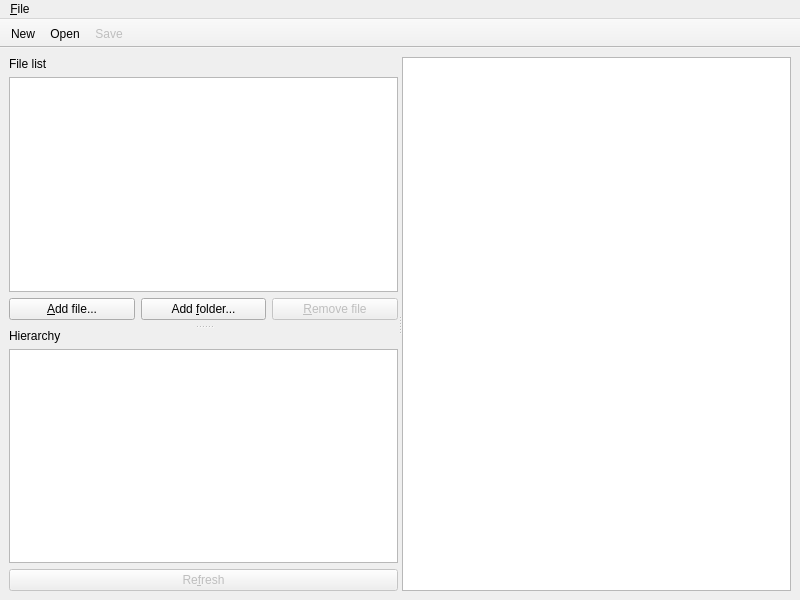
<?xml version="1.0" encoding="UTF-8"?>
<ui version="4.0">
 <class>MainWindow</class>
 <widget class="QMainWindow" name="MainWindow">
  <property name="geometry">
   <rect>
    <x>0</x>
    <y>0</y>
    <width>800</width>
    <height>600</height>
   </rect>
  </property>
  <property name="windowTitle">
   <string>Lambila</string>
  </property>
  <widget class="QWidget" name="centralWidget">
   <layout class="QVBoxLayout" name="verticalLayout_2">
    <item>
     <widget class="QSplitter" name="horizontalSplitter">
      <property name="orientation">
       <enum>Qt::Orientation::Horizontal</enum>
      </property>
      <widget class="QSplitter" name="verticalSplitter">
       <property name="orientation">
        <enum>Qt::Orientation::Vertical</enum>
       </property>
       <widget class="QWidget" name="verticalLayoutWidget">
        <layout class="QVBoxLayout" name="verticalLayout">
         <property name="bottomMargin">
          <number>5</number>
         </property>
         <item>
          <widget class="QLabel" name="fileListLabel">
           <property name="text">
            <string>File list</string>
           </property>
          </widget>
         </item>
         <item>
          <widget class="QTreeWidget" name="fileTreeWidget">
           <property name="alternatingRowColors">
            <bool>true</bool>
           </property>
           <property name="selectionMode">
            <enum>QAbstractItemView::SelectionMode::ExtendedSelection</enum>
           </property>
           <property name="sortingEnabled">
            <bool>true</bool>
           </property>
           <attribute name="headerVisible">
            <bool>false</bool>
           </attribute>
           <column>
            <property name="text">
             <string notr="true">1</string>
            </property>
           </column>
          </widget>
         </item>
         <item>
          <layout class="QHBoxLayout" name="fileButtonsLayout">
           <item>
            <widget class="QPushButton" name="fileAddButton">
             <property name="text">
              <string>&amp;Add file...</string>
             </property>
             <property name="icon">
              <iconset theme="list-add" resource="../resources/resources.qrc">
               <normaloff>:/icons/list-add.svg</normaloff>:/icons/list-add.svg</iconset>
             </property>
            </widget>
           </item>
           <item>
            <widget class="QPushButton" name="folderAddButton">
             <property name="text">
              <string>Add &amp;folder...</string>
             </property>
             <property name="icon">
              <iconset resource="../resources/resources.qrc">
               <normaloff>:/icons/folder.svg</normaloff>:/icons/folder.svg</iconset>
             </property>
            </widget>
           </item>
           <item>
            <widget class="QPushButton" name="fileRemoveButton">
             <property name="enabled">
              <bool>false</bool>
             </property>
             <property name="text">
              <string>&amp;Remove file</string>
             </property>
             <property name="icon">
              <iconset theme="list-remove" resource="../resources/resources.qrc">
               <normaloff>:/icons/list-remove.svg</normaloff>:/icons/list-remove.svg</iconset>
             </property>
            </widget>
           </item>
          </layout>
         </item>
        </layout>
       </widget>
       <widget class="QWidget" name="layoutWidget">
        <layout class="QVBoxLayout" name="hierarchyLayout">
         <item>
          <widget class="QLabel" name="hierarchyLabel">
           <property name="text">
            <string>Hierarchy</string>
           </property>
          </widget>
         </item>
         <item>
          <widget class="QTreeWidget" name="hierarchyTreeWidget">
           <attribute name="headerVisible">
            <bool>false</bool>
           </attribute>
           <column>
            <property name="text">
             <string notr="true">1</string>
            </property>
           </column>
          </widget>
         </item>
         <item>
          <widget class="QPushButton" name="refreshButton">
           <property name="enabled">
            <bool>false</bool>
           </property>
           <property name="text">
            <string>Re&amp;fresh</string>
           </property>
           <property name="icon">
            <iconset theme="list-add" resource="../resources/resources.qrc">
             <normaloff>:/icons/view-refresh.svg</normaloff>:/icons/view-refresh.svg</iconset>
           </property>
          </widget>
         </item>
        </layout>
       </widget>
      </widget>
      <widget class="QWidget" name="verticalLayoutWidget_2">
       <layout class="QVBoxLayout" name="rightLayout">
        <item>
         <widget class="QTextEdit" name="logTextEdit">
          <property name="readOnly">
           <bool>true</bool>
          </property>
         </widget>
        </item>
       </layout>
      </widget>
     </widget>
    </item>
   </layout>
  </widget>
  <widget class="QMenuBar" name="menuBar">
   <property name="geometry">
    <rect>
     <x>0</x>
     <y>0</y>
     <width>800</width>
     <height>19</height>
    </rect>
   </property>
   <widget class="QMenu" name="menu_File">
    <property name="title">
     <string>&amp;File</string>
    </property>
    <addaction name="actionNew"/>
    <addaction name="actionOpen"/>
    <addaction name="separator"/>
    <addaction name="actionSave"/>
    <addaction name="actionSaveAs"/>
    <addaction name="separator"/>
    <addaction name="actionExit"/>
   </widget>
   <addaction name="menu_File"/>
  </widget>
  <widget class="QToolBar" name="toolBar">
   <property name="windowTitle">
    <string>toolBar</string>
   </property>
   <property name="movable">
    <bool>false</bool>
   </property>
   <property name="floatable">
    <bool>false</bool>
   </property>
   <attribute name="toolBarArea">
    <enum>TopToolBarArea</enum>
   </attribute>
   <attribute name="toolBarBreak">
    <bool>false</bool>
   </attribute>
   <addaction name="actionNew"/>
   <addaction name="actionOpen"/>
   <addaction name="actionSave"/>
  </widget>
  <action name="actionExit">
   <property name="icon">
    <iconset theme="application-exit"/>
   </property>
   <property name="text">
    <string>E&amp;xit</string>
   </property>
   <property name="shortcut">
    <string>Ctrl+Q</string>
   </property>
   <property name="menuRole">
    <enum>QAction::MenuRole::QuitRole</enum>
   </property>
  </action>
  <action name="actionNew">
   <property name="icon">
    <iconset theme="document-new" resource="../resources/resources.qrc">
     <normaloff>:/icons/document-new.svg</normaloff>:/icons/document-new.svg</iconset>
   </property>
   <property name="text">
    <string>&amp;New...</string>
   </property>
   <property name="shortcut">
    <string>Ctrl+N</string>
   </property>
  </action>
  <action name="actionOpen">
   <property name="icon">
    <iconset theme="document-open" resource="../resources/resources.qrc">
     <normaloff>:/icons/document-open.svg</normaloff>:/icons/document-open.svg</iconset>
   </property>
   <property name="text">
    <string>&amp;Open...</string>
   </property>
   <property name="shortcut">
    <string>Ctrl+O</string>
   </property>
  </action>
  <action name="actionSave">
   <property name="enabled">
    <bool>false</bool>
   </property>
   <property name="icon">
    <iconset theme="document-save" resource="../resources/resources.qrc">
     <normaloff>:/icons/document-save.svg</normaloff>:/icons/document-save.svg</iconset>
   </property>
   <property name="text">
    <string>&amp;Save</string>
   </property>
   <property name="shortcut">
    <string>Ctrl+S</string>
   </property>
  </action>
  <action name="actionSaveAs">
   <property name="icon">
    <iconset theme="document-save-as" resource="../resources/resources.qrc">
     <normaloff>:/icons/document-save-as.svg</normaloff>:/icons/document-save-as.svg</iconset>
   </property>
   <property name="text">
    <string>Save &amp;as...</string>
   </property>
  </action>
 </widget>
 <tabstops>
  <tabstop>fileTreeWidget</tabstop>
  <tabstop>fileAddButton</tabstop>
  <tabstop>folderAddButton</tabstop>
  <tabstop>fileRemoveButton</tabstop>
  <tabstop>hierarchyTreeWidget</tabstop>
  <tabstop>refreshButton</tabstop>
  <tabstop>logTextEdit</tabstop>
 </tabstops>
 <resources>
  <include location="../resources/resources.qrc"/>
 </resources>
 <connections/>
</ui>
